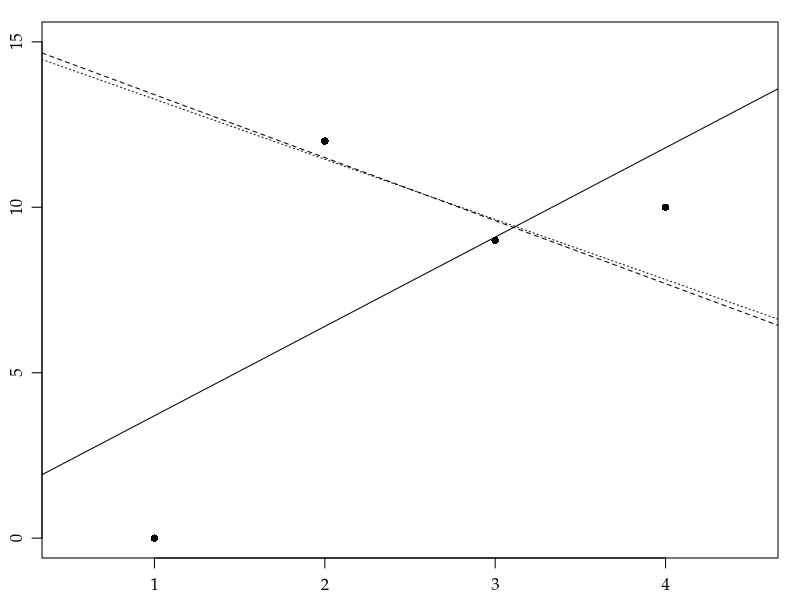

Generate this figure with R:
args = commandArgs()
basename = sub(".R$", "", sub("^--file=(.*/)?", "", args[grep("^--file=", args)]))
if (length(basename) != 0)
    quartz(type="pdf", file=paste0(basename, ".pdf"),
           width=13/4/25.4/0.664*15, height=13/4/25.4/0.664*15) # 15zw*15zw
par(family="Palatino")
par(mgp=c(2,0.8,0)) # title and axis margins. default: c(3,1,0)
par(mar=c(2,2,1,1)+0.1) # bottom, left, top, right margins. default: c(5,4,4,2)+0.1
p = c(0.01, 1, 1, 0.1)
x = c(1, 2, 3, 4)
y = c(0, 12, 9, 1)
z = y / p
r1 = lm(z ~ x)
plot(x, z, type="p", pch=16, xlim=c(0.5,4.5), ylim=c(0,15))
abline(r1)
r2 = lm(z ~ x, weights=p)
abline(r2, lty=2)
q = x * p
r3 = glm(y ~ q + p - 1, family=poisson(link="identity"))
abline(r3$coef['p'], r3$coef['q'], lty=3)
dev.off()
